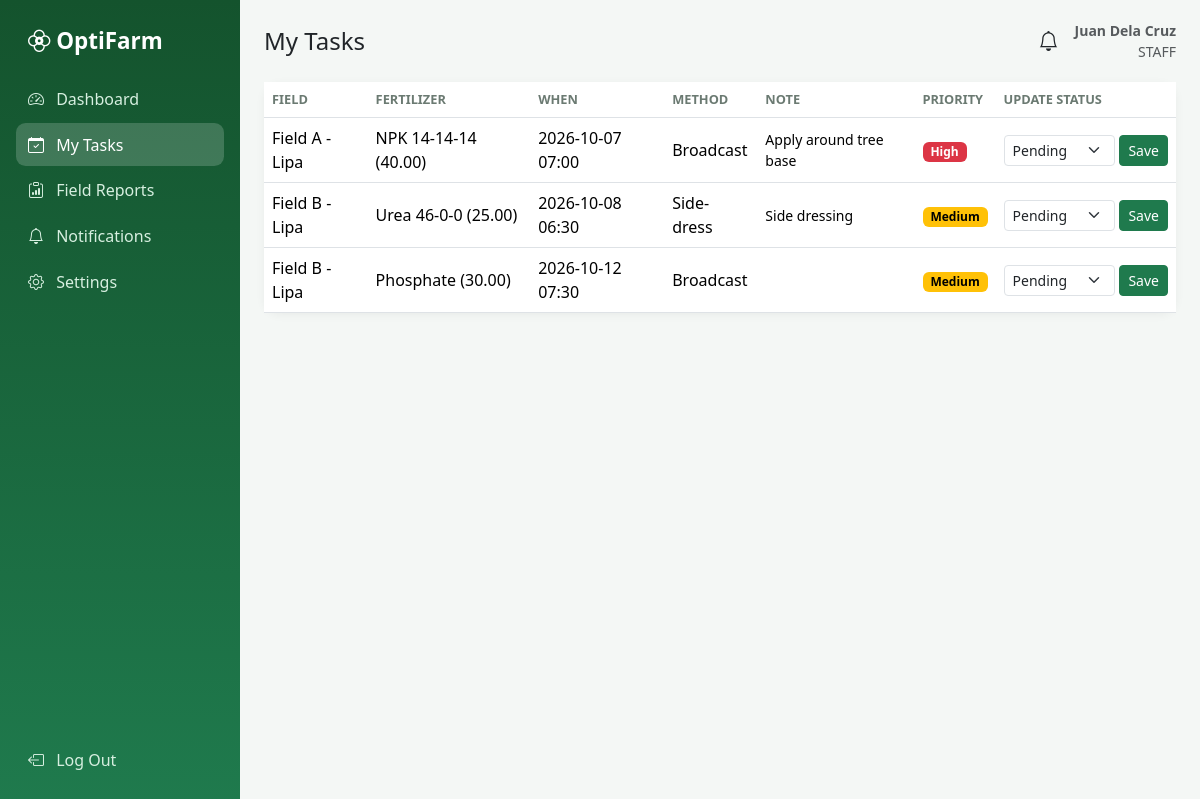
Screenshot of /staff/tasks.php (signed in) with the database file from the repository.
### tables this page shows
CREATE TABLE tasks(id INT AUTO_INCREMENT PRIMARY KEY,field_id INT,fertilizer VARCHAR(80),app_date DATE,app_time TIME,assigned_to INT,note TEXT,app_type VARCHAR(40),qty DECIMAL(10,2),repeat_every VARCHAR(20) DEFAULT 'None',priority ENUM('Low','Medium','High') DEFAULT 'Medium',status ENUM('Pending','In Progress','Completed') DEFAULT 'Pending');

CREATE TABLE fields(id INT AUTO_INCREMENT PRIMARY KEY,name VARCHAR(80),crop VARCHAR(60),status ENUM('Active','Maintenance','Inactive') DEFAULT 'Active');

### staff/tasks.php (the view, shortened to what this page needs)
<?php require __DIR__.'/../inc/auth.php'; require __DIR__.'/../inc/layout.php'; need_role('staff'); $id=$_SESSION['user']['id'];
$list=rows("SELECT t.*,f.name fname FROM tasks t JOIN fields f ON f.id=t.field_id WHERE assigned_to=? ORDER BY t.status='Completed',t.app_date",[$id]);
top('My Tasks'); ?>
<div class="card"><div class="table-responsive"><table class="table align-middle mb-0"><thead><tr><th>Field</th><th>Fertilizer</th><th>When</th><th>Method</th><th>Note</th><th>Priority</th><th>Update Status</th></tr></thead><tbody>
<?php foreach($list as $t):?><tr><td><?=e($t['fname'])?></td><td><?=e($t['fertilizer'].' ('.$t['qty'].')')?></td><td><?=e($t['app_date'].' '.substr($t['app_time'],0,5))?></td><td><?=e($t['app_type'])?></td><td class="small"><?=e($t['note'])?></td><td><?=badge($t['priority'])?></td>
<td><form method="post" class="d-flex gap-1"><?=csrf_field()?><input type="hidden" name="id" value="<?=$t['id']?>"><select name="status" class="form-select form-select-sm"><?php foreach(['Pending','In Progress','Completed'] as $s) echo '<option '.($t['status']==$s?'selected':'').'>'.$s.'</option>';?></select><button class="btn btn-sm btn-primary">Save</button></form></td></tr><?php endforeach;?></tbody></table></div></div>

### config.php (shortened to what this page needs)
<?php
try {
  $pdo = new PDO('mysql:host='.DB_HOST.';dbname='.DB_NAME.';charset=utf8mb4',DB_USER,DB_PASS,
    [PDO::ATTR_ERRMODE=>PDO::ERRMODE_EXCEPTION, PDO::ATTR_DEFAULT_FETCH_MODE=>PDO::FETCH_ASSOC]);
} catch (PDOException $e) { die('Database connection failed. Import database.sql and check config.php'); }
function q($s,$p=[]){ global $pdo; $st=$pdo->prepare($s); $st->execute($p); return $st; }
function rows($s,$p=[]){ return q($s,$p)->fetchAll(); }
function e($v){ return htmlspecialchars((string)$v,ENT_QUOTES,'UTF-8'); }
function badge($s){
  $c=['Good'=>'success','Completed'=>'success','Active'=>'success','Low Stock'=>'warning','In Progress'=>'info','Pending'=>'warning',
      'Expired'=>'danger','Inactive'=>'secondary','High'=>'danger','Medium'=>'warning','Low'=>'secondary'];
  return '<span class="badge text-bg-'.($c[$s]??'secondary').'">'.e($s).'</span>';
}

### assets/style.css (style rules this page uses)
:root { --g:#1f7a4d;--gd:#14532d;--bg:#f4f7f5 }
body { background:var(--bg);font-family:'Segoe UI',system-ui,sans-serif }
.card { border:0;border-radius:1rem;box-shadow:0 2px 10px rgba(0,0,0,.05) }
.btn-primary { background:var(--g);border-color:var(--g) }
.table thead th { font-size:.8rem;text-transform:uppercase;color:#6b7a72 }

### rows the page displays
tasks: field.name "Field A - Lipa", fertilizer+qty "NPK 14-14-14 (40.00)", app_date+app_time "2026-10-07 07:00", app_type "Broadcast", note "Apply around tree base", priority "High", status "Pending"
tasks: field.name "Field B - Lipa", fertilizer+qty "Urea 46-0-0 (25.00)", app_date+app_time "2026-10-08 06:30", app_type "Side-dress", note "Side dressing", priority "Medium", status "Pending"
tasks: field.name "Field B - Lipa", fertilizer+qty "Phosphate (30.00)", app_date+app_time "2026-10-12 07:30", app_type "Broadcast", priority "Medium", status "Pending"

### other values shown
$m[0] "Dashboard"
$m[0] "My Tasks"
$m[0] "Field Reports"
$m[0] "Notifications"
$m[0] "Settings"
$title "My Tasks"
$u['name'] "Juan Dela Cruz"
$u['role'] "STAFF"
